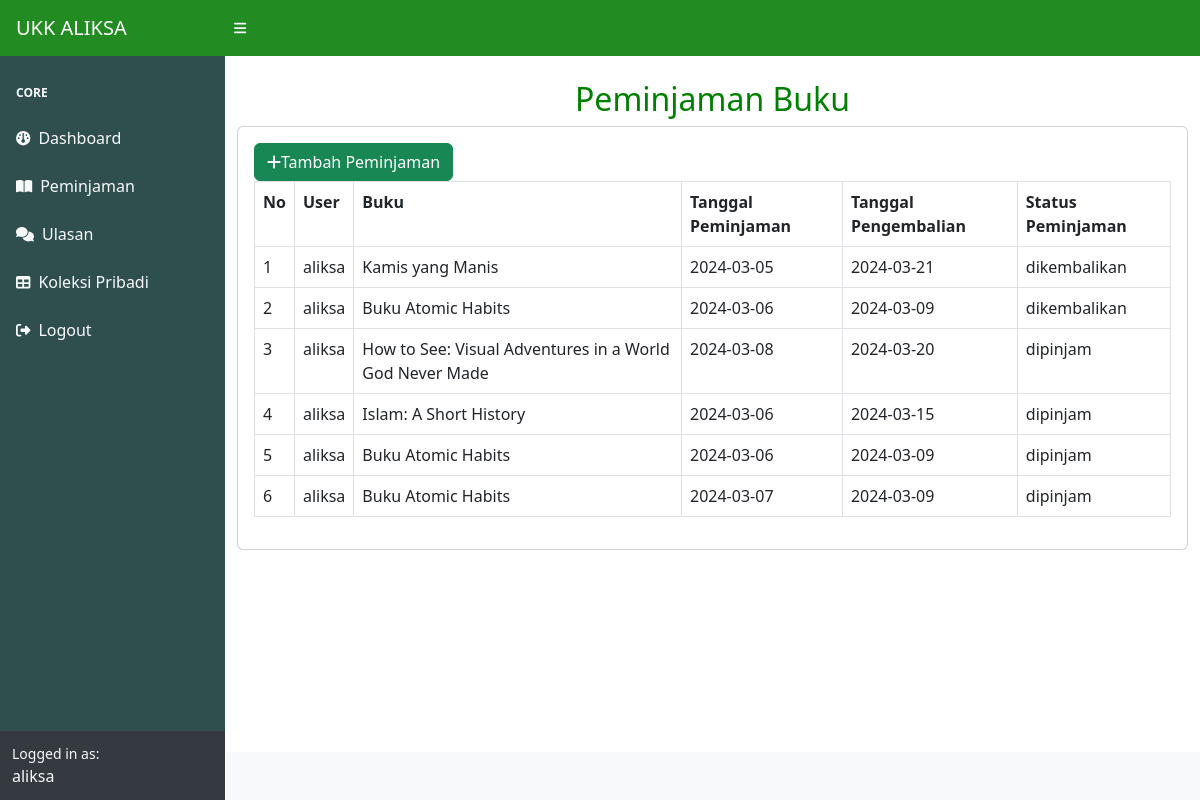
Page /index.php?page=peminjaman (signed in) on the committed database.
### tables this page shows
CREATE TABLE `peminjaman` (
  `id_peminjaman` int(11) NOT NULL,
  `id_user` int(11) DEFAULT NULL,
  `id_buku` int(11) DEFAULT NULL,
  `tanggal_peminjaman` date DEFAULT NULL,
  `tanggal_pengembalian` date DEFAULT NULL,
  `status_peminjaman` enum('dipinjam','dikembalikan') DEFAULT NULL
);

CREATE TABLE `user` (
  `id_user` int(11) NOT NULL,
  `username` varchar(225) DEFAULT NULL,
  `password` varchar(225) DEFAULT NULL,
  `email` varchar(225) DEFAULT NULL,
  `nama_lengkap` varchar(225) DEFAULT NULL,
  `alamat` text DEFAULT NULL,
  `no_telpon` varchar(225) DEFAULT NULL,
  `level` enum('admin','petugas','peminjam') DEFAULT NULL
);

CREATE TABLE `buku` (
  `id_buku` int(11) NOT NULL,
  `id_kategori` int(11) DEFAULT NULL,
  `judul` varchar(225) DEFAULT NULL,
  `penulis` varchar(255) DEFAULT NULL,
  `penerbit` varchar(225) DEFAULT NULL,
  `tahun_terbit` int(11) DEFAULT NULL,
  `deskripsi` text DEFAULT NULL
);

### peminjaman.php (the view)
<center><h2 class="mt-4" style="color: green;">Peminjaman Buku </h2></center>
<div class="card">
    <div class="card-body">
        <div class="row">
            <div class="col-md-12">
                <a href="?page=peminjaman_tambah" class="btn btn-success"><i class="fa fa-plus"></i>Tambah Peminjaman</a>
                <table class="table table-bordered" id="dataTable" width="100%" cellspacing="0">
                    <tr>
                        <th>No</th>
                        <th>User</th>
                        <th>Buku</th>
                        <th>Tanggal Peminjaman</th>
                        <th>Tanggal Pengembalian</th>
                        <th>Status Peminjaman</th>
                    </tr>
                    <?php
                    $i = 1;
                    $query = mysqli_query($koneksi, "SELECT*FROM peminjaman LEFT JOIN user on user.id_user = peminjaman.id_user LEFT JOIN buku on buku.id_buku = peminjaman.id_buku WHERE peminjaman.id_user=" . $_SESSION['user']['id_user']);
                    while ($data = mysqli_fetch_array($query)) {
                    ?>
                        <tr>
                            <td><?php echo $i++; ?></td>
                            <td><?php echo $data['username']; ?></td>
                            <td><?php echo $data['judul']; ?></td>
                            <td><?php echo $data['tanggal_peminjaman']; ?></td>
                            <td><?php echo $data['tanggal_pengembalian']; ?></td>
                            <td><?php echo $data['status_peminjaman']; ?></td>
                        </tr>
                    <?php
                    }
                    ?>
                </table>
            </div>
        </div>
    </div>
</div>

### rows in the picture
peminjaman: id_user.username "aliksa", id_buku.judul "Kamis yang Manis", tanggal_peminjaman "2024-03-05", tanggal_pengembalian "2024-03-21", status_peminjaman "dikembalikan"
peminjaman: id_user.username "aliksa", id_buku.judul "Buku Atomic Habits", tanggal_peminjaman "2024-03-06", tanggal_pengembalian "2024-03-09", status_peminjaman "dikembalikan"
peminjaman: id_user.username "aliksa", id_buku.judul "How to See: Visual Adventures in a World God Never Made", tanggal_peminjaman "2024-03-08", tanggal_pengembalian "2024-03-20", status_peminjaman "dipinjam"
peminjaman: id_user.username "aliksa", id_buku.judul "Islam: A Short History", tanggal_peminjaman "2024-03-06", tanggal_pengembalian "2024-03-15", status_peminjaman "dipinjam"
peminjaman: id_user.username "aliksa", id_buku.judul "Buku Atomic Habits", tanggal_peminjaman "2024-03-06", tanggal_pengembalian "2024-03-09", status_peminjaman "dipinjam"
peminjaman: id_user.username "aliksa", id_buku.judul "Buku Atomic Habits", tanggal_peminjaman "2024-03-07", tanggal_pengembalian "2024-03-09", status_peminjaman "dipinjam"

### other values in the picture
$_SESSION['user']['nama_lengkap'] "aliksa"
